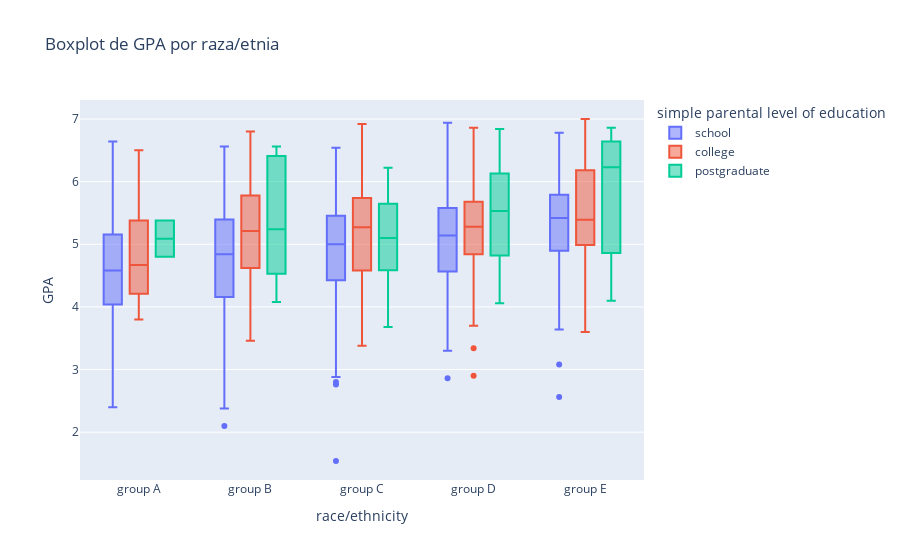

The code cell stored with this chart in its notebook:
### Markdown cell above
Genere dos visualizaciones extras que encuentre interesantes (y no triviales) con estos datos y explique sus resultados. Agrupe los atributos que estime convenientes.


**To-Do:**
- [ ] Generar dos nuevas visualizaciones con los datos y explicar que están representando.


> **NOTA: No utilice historia ni ciencias, son notas generadas aleatoriamente.**

### Code cell
# Crea el boxplot con Plotly Express
fig_boxplot = px.box(
    df_grades,
    x='race/ethnicity',
    y='GPA',
    title='Boxplot de GPA por raza/etnia',
    color='simple parental level of education',
    category_orders={'race/ethnicity': ['group A', 'group B', 'group C', 'group D', 'group E']}
)

# Mostrar el gráfico
fig_boxplot.show()

### Figure 1 — Plotly figure (JSON) as saved in the notebook; plotly's stock layout.template omitted (floating-point values rounded to 4 significant figures; data arrays with more than 128 entries replaced by an {"elided": "..."} marker saying what was removed)
{"data": [{"alignmentgroup": "True", "hovertemplate": "simple parental level of education=school<br>race/ethnicity=%{x}<br>GPA=%{y}<extra></extra>", "legendgroup": "school", "marker": {"color": "#636efa"}, "name": "school", "notched": false, "offsetgroup": "school", "orientation": "v", "showlegend": true, "type": "box", "x": {"elided": "525 str values"}, "x0": " ", "xaxis": "x", "y": {"elided": "525 float values"}, "y0": " ", "yaxis": "y"}, {"alignmentgroup": "True", "hovertemplate": "simple parental level of education=college<br>race/ethnicity=%{x}<br>GPA=%{y}<extra></extra>", "legendgroup": "college", "marker": {"color": "#EF553B"}, "name": "college", "notched": false, "offsetgroup": "college", "orientation": "v", "showlegend": true, "type": "box", "x": {"elided": "302 str values"}, "x0": " ", "xaxis": "x", "y": {"elided": "302 float values"}, "y0": " ", "yaxis": "y"}, {"alignmentgroup": "True", "hovertemplate": "simple parental level of education=postgraduate<br>race/ethnicity=%{x}<br>GPA=%{y}<extra></extra>", "legendgroup": "postgraduate", "marker": {"color": "#00cc96"}, "name": "postgraduate", "notched": false, "offsetgroup": "postgraduate", "orientation": "v", "showlegend": true, "type": "box", "x": ["group C", "group D", "group D", "group C", "group E", "group A", "group E", "group D", "group D", "group D", "group D", "group C", "group A", "group C", "group C", "group C", "group D", "group C", "group D", "group D", "group D", "group B", "group B", "group C", "group C", "group D", "group C", "group E", "group D", "group D", "group E", "group D", "group D", "group B", "group C", "group D", "group C", "group B", "group D", "group B", "group C", "group C", "group E", "group D", "group C", "group D", "group E", "group D"], "x0": " ", "xaxis": "x", "y": [3.68, 5.76, 4.06, 6.22, 6.86, 4.8, 4.1, 6.3, 4.78, 5.14, 4.64, 5.54, 5.38, 5.1, 4.04, 4.26, 6.16, 5.4, 6.1, 6, 4.86, 6.56, 4.08, 5.76, 6.18, 5.7, 4.66, 6.18, 6.6, 6.84, 6.64, 5.3, 5.2, 4.68, 4.88, 4.54, 4.56, 5.24, 5.36, 6.36, 4.7, 5.2, 6.28, 4.44, 5.68, 5.92, 4.86, 6.26], "y0": " ", "yaxis": "y"}], "layout": {"boxmode": "group", "legend": {"title": {"text": "simple parental level of education"}, "tracegroupgap": 0}, "title": {"text": "Boxplot de GPA por raza/etnia"}, "xaxis": {"anchor": "y", "categoryarray": ["group A", "group B", "group C", "group D", "group E"], "categoryorder": "array", "domain": [0, 1], "title": {"text": "race/ethnicity"}}, "yaxis": {"anchor": "x", "domain": [0, 1], "title": {"text": "GPA"}}}}
